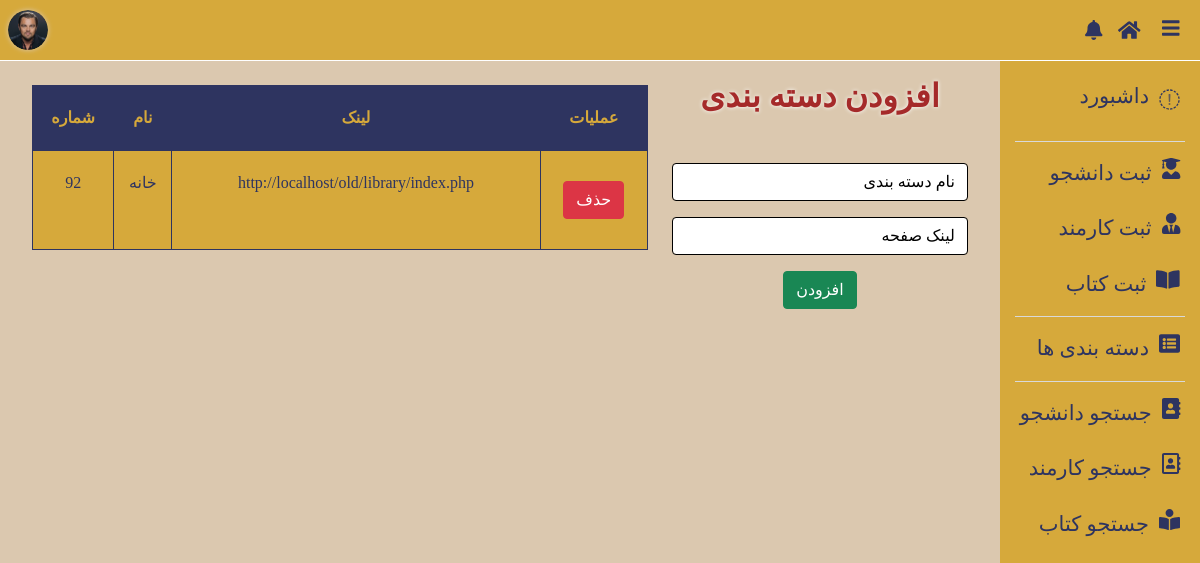
Page /assest/php/menu.php on the committed database.
### tables this page shows
CREATE TABLE `colors` (
  `id` int(3) NOT NULL,
  `bg-color` varchar(255) NOT NULL,
  `panel-color` varchar(255) NOT NULL,
  `text-color` varchar(255) NOT NULL
);

CREATE TABLE `categories` (
  `id` int(3) NOT NULL,
  `name` varchar(255) NOT NULL,
  `link` varchar(255) NOT NULL
);

### assest/php/colors.php (called while the page is built, shortened)
<?php
$conn = mysqli_connect('localhost', 'root', '', 'library');
$colors = "SELECT * FROM `colors`";
$colors_query = mysqli_query($conn, $colors);
$rowcolor = mysqli_fetch_assoc($colors_query);
$panel = $rowcolor['panel-color'];
$text = $rowcolor['text-color'];
?>

### assest/php/menu.php (the view, shortened to what this page needs)
<?php
include "colors.php";
?>
<!DOCTYPE html>
<html class="h-100">
<head>
    <link rel="stylesheet" href="../bootstrap/bootstrap.css">
</head>
<body dir="rtl" style="background-color: <?php echo $rowcolor['bg-color'] ?>;">
    <?php
    include "cms-header.php";
    ?>
    <div class="d-flex h-100">
        <?php include "cms.php" ?>
        <div class="bg-wite m-4 mx-auto row" id="content">
            <div class="col-md-4  my-3">
                <form action="<?php echo $_SERVER['PHP_SELF'] ?>" method="POST" class="text-center" onsubmit="return menuvalidation()">
                    <h2 class="text-center">افزودن دسته بندی</h2>
                    <input type="text" class="form-control my-3" name="name" id="cat-name" placeholder="نام دسته بندی">
                    <input type="text" class="form-control my-3" name="link" id="cat-link" placeholder="لینک صفحه">
                    <div class="d-flex justify-content-center">
                        <button type="submit" name="submit-btn" class="btn btn-success" onclick="menuvalidation()">افزودن</button>
                    </div>
                </form>
            </div>
            <div class="table-responsive col-md my-3" dir="ltr">
                <table class="table text-center my-2 table-bordered" style="border: 1px solid <?php echo $text ?>;">
                    <thead style="background-color: <?php echo $text ?>; color: <?php echo $panel ?>;">
                        <tr>
                            <th>شماره</th>
                            <th>نام</th>
                            <th>لینک</th>
                            <th>عملیات</th>
                        </tr>
                    </thead>
                    <tbody class="align-items-center" style="background-color: <?php echo $panel ?>; color: <?php echo $text ?>;">
                        <?php
                        $select = "SELECT * FROM `categories`";
                        $sql = mysqli_query($conn, $select);
                        while ($row = mysqli_fetch_assoc($sql)) {
                            $cat_id = $row['id'];
                            $cat_name = $row['name'];
                            $cat_link = $row['link'];
                            echo ("<tr><td>{$cat_id}</td><td>{$cat_name}</td><td>{$cat_link}</td><td><a href ='menu.php?delete={$cat_id}' class='btn btn-danger'>حذف</a></td></tr>");
                        }
                        ?>
                    </tbody>
                </table>
            </div>
        </div>
    </div>
</body>
</html>

### rows in the picture
categories: id "92", name "خانه", link "http://localhost/old/library/index.php"
